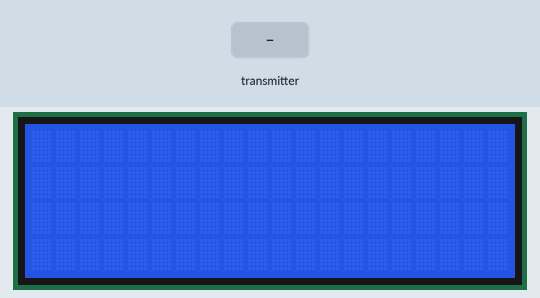
Recording of a sketch running on a simulated ESP8266 (NodeMCU). Parts: 20×4 character LCD. The inputs (shaded band) are chosen by the test bench.

Above: at 1.2 s.
1.3 s: the transmitter starts sending a = 0
At 1.6 s:
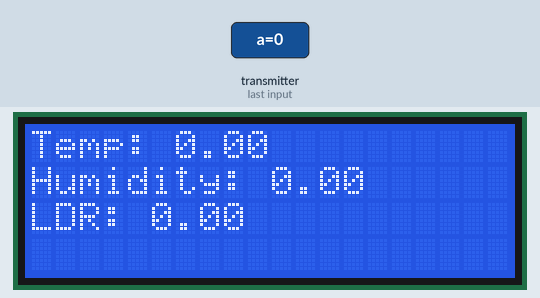
2.8 s: the transmitter starts sending b = 25
At 4.0 s:
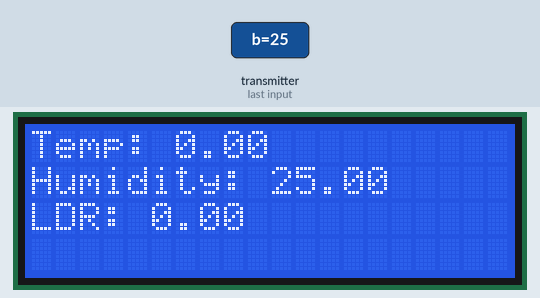
4.3 s: the transmitter starts sending c = 25
At 5.2 s:
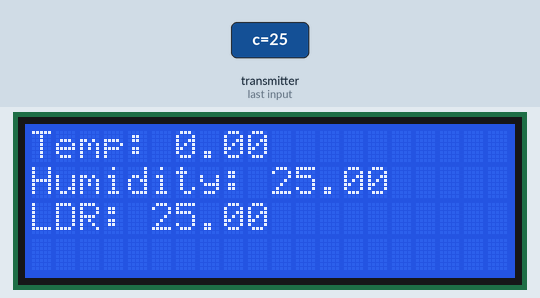
5.8 s: the transmitter starts sending a = 25
At 6.4 s:
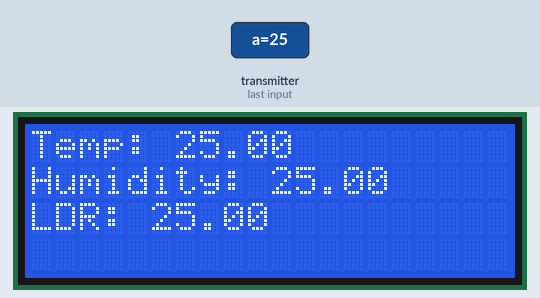
7.3 s: the transmitter starts sending b = 0
At 8.5 s:
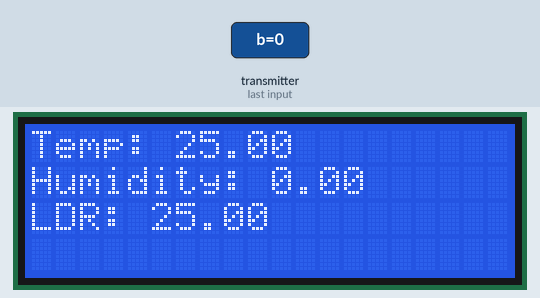
8.8 s: the transmitter starts sending c = 0
At 9.8 s:
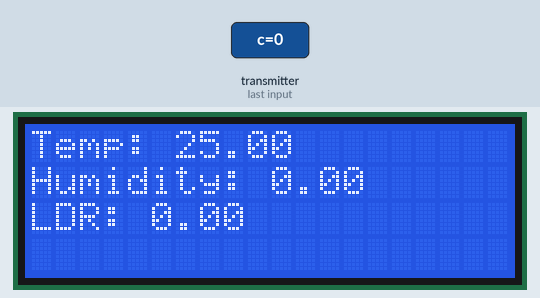
Timing chart, 0 to 11.3 s (numbered marks = the images above; inputs shaded):
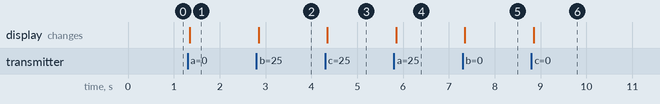

The sketch:

espnow_dht22_lcd_receiver.ino
```cpp
#include <ESP8266WiFi.h>
#include <espnow.h>
#include <Wire.h>
#include <LiquidCrystal_I2C.h>
LiquidCrystal_I2C lcd(0x27,20,4);  // set the LCD address to 0x27 for a 20 chars and 2 line display

typedef struct struct_message {
    float a;
    float b;
    float c;
} struct_message;

struct_message myData;

void OnDataRecv(uint8_t * mac, uint8_t *incomingData, uint8_t len)
{
  lcd.clear();
  memcpy(&myData, incomingData, sizeof(myData));
  lcd.setCursor(0, 0);
  lcd.print("Temp: ");lcd.print(myData.a);
  lcd.setCursor(0, 1);
  lcd.print("Humidity: ");lcd.print(myData.b);
  lcd.setCursor(0, 2);
  lcd.print("LDR: ");lcd.print(myData.c);
}

void setup() {
  Serial.begin(115200);
    lcd.init();                      // initialize the lcd
  // Print a message to the LCD.
    lcd.backlight();
  WiFi.mode(WIFI_STA);

  if (esp_now_init() != 0) {
    Serial.println("Error initializing ESP-NOW");
    return;
  }

  esp_now_set_self_role(ESP_NOW_ROLE_SLAVE);
  esp_now_register_recv_cb(OnDataRecv);
}

void loop() {
  }
```

Measured:
- after the input at 1.3 s, the display: changes after 0.05 s (image 1)
- after the input at 2.8 s, the display: changes after 0.05 s (image 2)
- after the input at 4.3 s, the display: changes after 0.05 s (image 3)
- after the input at 5.8 s, the display: changes after 0.05 s (image 4)
- after the input at 7.3 s, the display: changes after 0.05 s (image 5)
- after the input at 8.8 s, the display: changes after 0.05 s (image 6)
